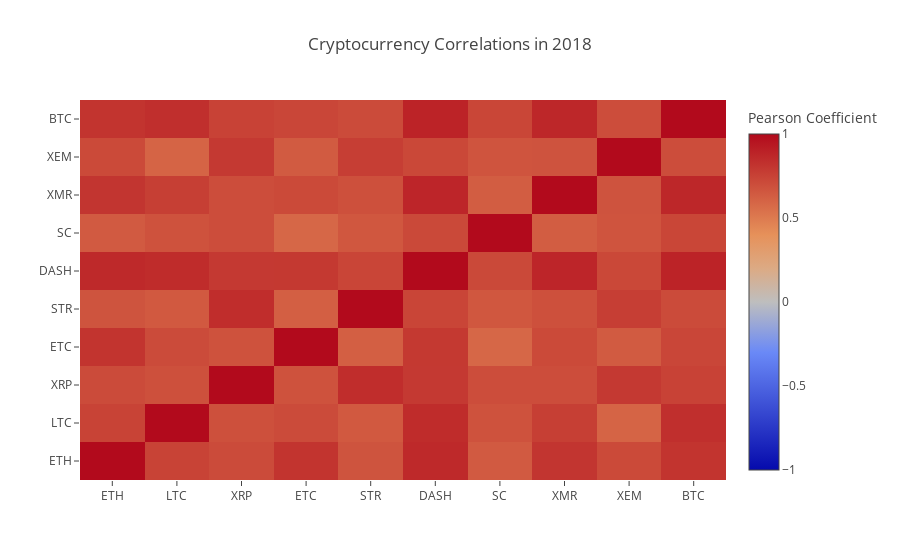

Notebook code for this chart:
### Code cell
correlation_heatmap(combined_df_2018.pct_change(), "Cryptocurrency Correlations in 2018")
